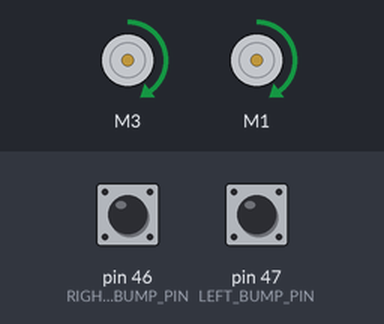
Simulated run of this sketch. Board: Arduino Mega 2560, built with avr-gcc and run on an emulated ATmega2560. Parts: 2 × DC motor (green arrow = forward, orange = backward, longer = faster). Inputs (shaded band) come from the test bench; at power-on: pin 46 (RIGHT_BUMP_PIN) HIGH, pin 47 (LEFT_BUMP_PIN) HIGH.

Above: at 3.2 s.
3.3 s: pin 46 (RIGHT_BUMP_PIN) pulled LOW for 1 s
At 4.4 s:
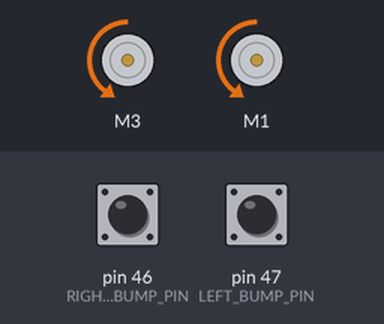
6.2 s: pin 47 (LEFT_BUMP_PIN) pulled LOW for 3.2 s
At 7.1 s:
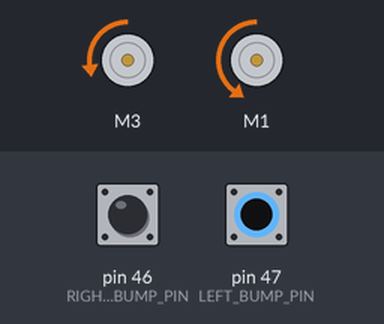
11.0 s: pin 46 (RIGHT_BUMP_PIN) pulled LOW for 3.2 s
At 12.8 s:
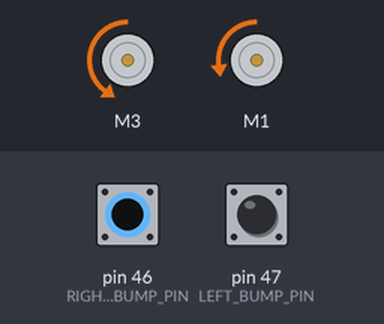
Timing chart, 0 to 15.9 s (numbered marks = the images above; inputs shaded):
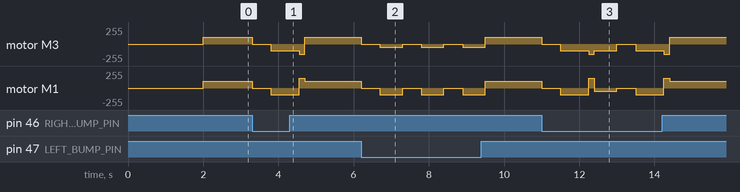

Measured:
- after the input at 3.3 s, motor M3: forward 100/255 → stopped at once, → backward 100/255 0.50 s later, → backward 150/255 0.75 s later, → forward 100/255 0.15 s later; motor M1: forward 100/255 → stopped at once, → backward 100/255 0.50 s later, → forward 150/255 0.75 s later, → forward 100/255 0.15 s later
- after the input at 6.2 s, motor M3: forward 100/255 → stopped at once, then repeats every 1.1 s: backward 50/255 0.60 s, stopped 0.50 s; motor M1: forward 100/255 → stopped at once, then repeats every 1.1 s: backward 100/255 0.60 s, stopped 0.50 s

The sketch:

B3_03_Bump_RR.ino
```cpp
  /* B3_03_Bump.ino

   Drive the TWO-WHEELED Bread Board Bot (BBbot, B^3)
   forward.  When a whisker bump sensor on either side hits something,
   back up and turn slightly away from that direction and resume
   forward path.

   Arduino: Arduino Mega 256 v3 Clone
   Motor Shield: Adafruit assembled Motor Shield for Arduino v2
   ---->  http://www.adafruit.com/products/1438

   Programmer: Dave Eslinger; June 12, 2015
   Major revisions:
         July 3, 2015 DLE (renamed, changed motorshield pointer passing)
*/
#include <Wire.h>
#include <Adafruit_MotorShield.h>
#include <math.h>
#include <breadboardbot.h>

// Create the motor shield object with the default I2C address
Adafruit_MotorShield AFMS = Adafruit_MotorShield();

// Define Pin Assignments
const byte LEFT_BUMP_PIN = 47;    // Define DIGITAL Pins for left
const byte RIGHT_BUMP_PIN = 46;   // and right bump sensors
// Define Constants
const byte FORWARD_SPEED = 100;   // Define normal speeds
const byte BACKWARD_SPEED = 100;  // and backup/turn speed
const int  TURN_DURATION = 600;   // Turn time in milliseconds

// Define 'ports' for motors.
const byte LEFT_MOTOR_PORT = 3;
const byte RIGHT_MOTOR_PORT = 1;
// Create pointers to motor control objects
Adafruit_DCMotor *motorLeft = AFMS.getMotor(LEFT_MOTOR_PORT);
Adafruit_DCMotor *motorRight = AFMS.getMotor(RIGHT_MOTOR_PORT);


void setup(void){
  AFMS.begin();  // create with the default frequency 1.6KHz
  // Turn off all motors to start, just a good habit
  motorLeft->run(RELEASE);
  motorRight->run(RELEASE);
  Serial.begin(9600);  //Begin serial communcation

  /*Set up Bump Pins with Arduino internal pullup resistors
    This will make them always high unless a bump switch is hit,
    which will make a connection to ground and they will read low. */
  pinMode(LEFT_BUMP_PIN,INPUT_PULLUP);
  pinMode(RIGHT_BUMP_PIN,INPUT_PULLUP);

  delay(2000);  // Two second delay to get the robot ready
}

void loop(){
  /*  Assuming no switches closed initially.  Drive forward: */
  motorLeft->setSpeed(FORWARD_SPEED);
  motorRight->setSpeed(FORWARD_SPEED);

   while(digitalRead(LEFT_BUMP_PIN) == HIGH &&
        digitalRead(RIGHT_BUMP_PIN) == HIGH) {
    motorLeft->run(FORWARD);
    motorRight->run(FORWARD);
        }
   if(digitalRead(LEFT_BUMP_PIN) !=HIGH || digitalRead(RIGHT_BUMP_PIN)  !=HIGH) {
    motorLeft->run(BACKWARD);
    motorLeft->run(BACKWARD);
    motorLeft->run(RELEASE);
    motorRight->run(RELEASE);
    delay(500);
  }

  /* If you got here, one of the bump switches was closed */

  /* First check the LEFT sensor: */
     if(digitalRead(RIGHT_BUMP_PIN)  !=HIGH && digitalRead(RIGHT_BUMP_PIN)  !=HIGH) {
     motorLeft->run(RELEASE);
     motorRight->run(RELEASE);
     motorLeft->setSpeed(BACKWARD_SPEED);
     motorRight->setSpeed(BACKWARD_SPEED);
     motorRight->run(BACKWARD);
     motorLeft->run(BACKWARD);
     delay(750);
     motorLeft->setSpeed(150);
     motorRight->setSpeed(150);
     motorRight->run(FORWARD);
     motorLeft->run(BACKWARD);
     delay(150);
  }
  if(digitalRead(LEFT_BUMP_PIN) != HIGH) { // the LEFT side switch was bumped
    motorLeft->setSpeed(BACKWARD_SPEED/2); // Slowly back up and turn to right
    motorRight->setSpeed(BACKWARD_SPEED);
    motorLeft->run(BACKWARD);
    motorRight->run(BACKWARD);
    delay(TURN_DURATION);                  // for specified duration
    motorLeft->run(RELEASE);               // Then stop power to the motors
    motorRight->run(RELEASE);              // and move to next section of code
  }

  /* Then check the right sensor: */
   if(digitalRead(RIGHT_BUMP_PIN) != HIGH) { // the RIGHT side switch was bumped
    motorLeft->setSpeed(BACKWARD_SPEED); // Slowly back up and turn to left
    motorRight->setSpeed(BACKWARD_SPEED/2);
    motorLeft->run(BACKWARD);
    motorRight->run(BACKWARD);
    delay(TURN_DURATION);                 // for specified duration
    motorLeft->run(RELEASE);               // Then stop power to the motors
    motorRight->run(RELEASE);              // and move to next section of code
  }


   /*That is all!  Now go back to the beginning of the loop and
     drive straight ahead until somehting is bumped. */
}
```
